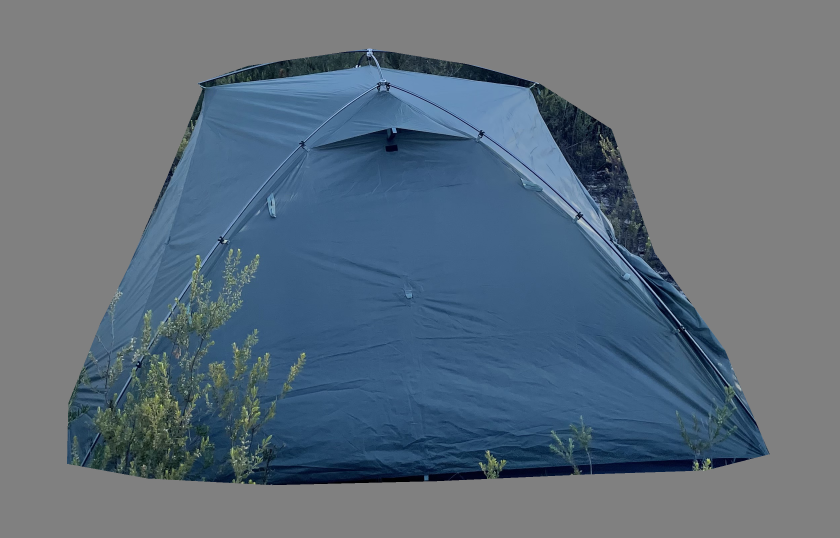
#> input picture .img2threejs/ref-4842-masked.png, 2520 x 1612 px (shown at 1/3 size)
$ python compare.py ../ref-4842-mask.png ../ref-4842-masked.png
#> lines starting #> are read from the running program, lines starting #| are printed output that depends on the picture; after the words box and inside, x2 and y2 are one past the last pixel; in counts of white or black regions, pixels touching at a corner belong together
"""Crop reference + render to their silhouettes at the same margin and size, report IoU,
and build the side-by-side sheet with the pipeline's make_comparison_sheet.py.
usage: compare.py <render.png> <outprefix>"""
import json, subprocess, sys, pathlib
from PIL import Image, ImageChops
W = pathlib.Path(__file__).resolve().parents[1]
S = pathlib.Path.home() / '.claude/skills/img2threejs'
render, out = pathlib.Path(sys.argv[1]), pathlib.Path(sys.argv[2])
ref = Image.open(W / 'ref-4842-masked.png').convert('RGB'); refm = Image.open(W / 'ref-4842-mask.png').convert('L')
#> further down, ref is the input picture: PIL image 2520x1612 RGB; mean R, G, B 94.2, 109.4, 123.5
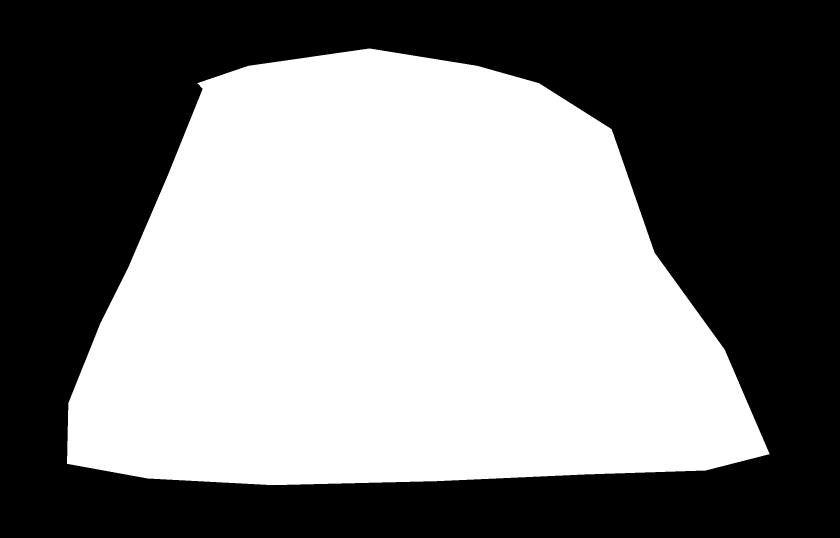
#> input picture .img2threejs/ref-4842-mask.png, 2520 x 1612 px (shown at 1/3 size)
#> further down, refm is the input picture: PIL image 2520x1612 L; 49.9% white; 1 white region, box (x1, y1, x2, y2) and area: (201, 145, 2309, 1456) 2025290
ren = Image.open(render).convert('RGB')
bg = Image.new('RGB', ren.size, (128, 128, 128))
#> bg: PIL image 2520x1612 RGB; every value is 128
renm = ImageChops.difference(ren, bg).convert('L').point(lambda v: 255 if v > 6 else 0)
#> renm: PIL image 2520x1612 L; every value is 255
def crop(im, m, size=(900, 580), margin=0.06):
#> called with size = (900, 580), margin = 0.06
    x0, y0, x1, y1 = m.getbbox(); w, h = x1 - x0, y1 - y0
#> after `x0, y0, x1, y1 = m.getbbox()`: x0 = 201; y0 = 145; x1 = 2309; y1 = 1456
#> after `w, h = (x1 - x0, y1 - y0)`: w = 2108; h = 1311
    box = (x0 - w * margin, y0 - h * margin, x1 + w * margin, y1 + h * margin)
#> box = (74.52, 66.34, 2435.5, 1534.7)
    return im.crop(box).resize(size), m.crop(box).resize(size), (w / h)
a, am, ar = crop(ref, refm); b, bm, br = crop(ren, renm)
#> after `a, am, ar = crop(ref, refm)`:
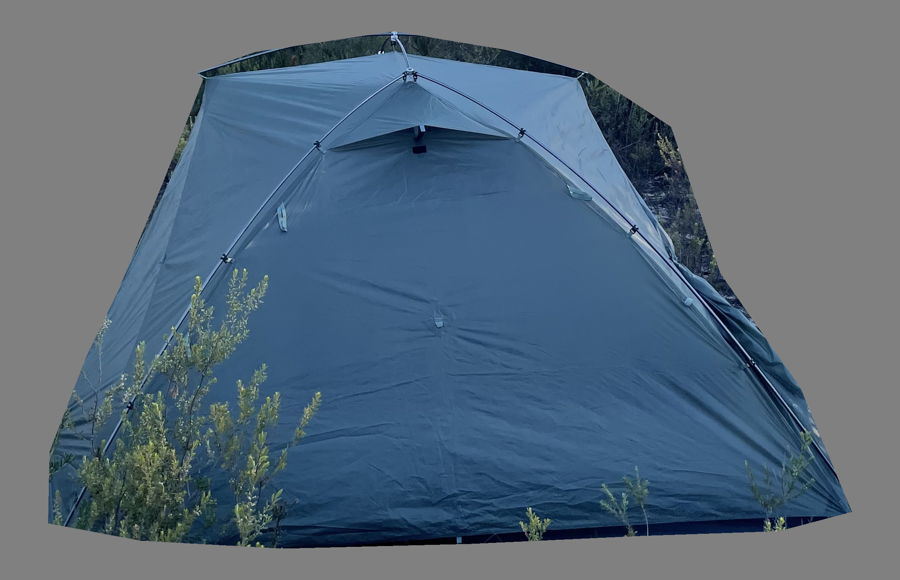
#> a: PIL image 900x580 RGB; mean R, G, B 88.4, 106.2, 122.7
#> after `a, am, ar = crop(ref, refm)`:
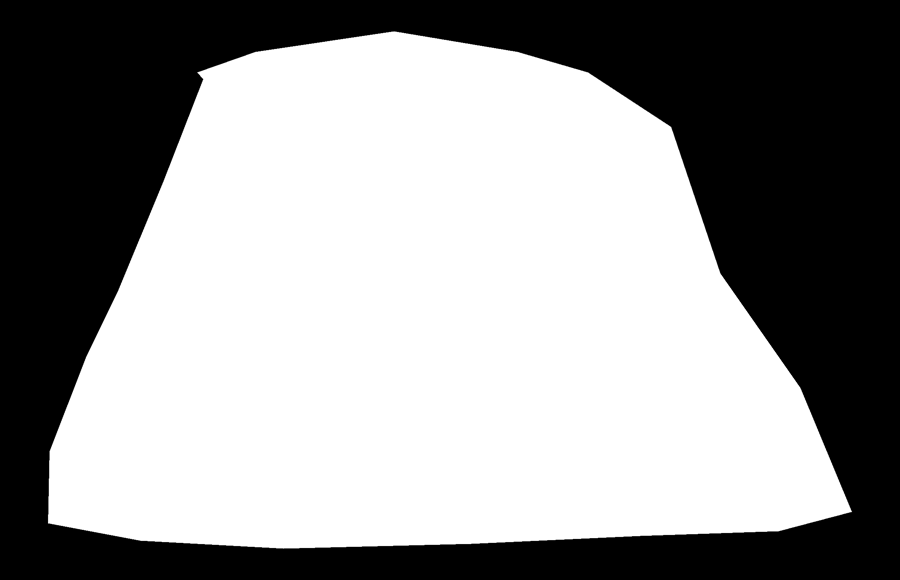
#> am: PIL image 900x580 L; min 0, max 255, mean 149
#> after `a, am, ar = crop(ref, refm)`: ar = 1.61
#> after `b, bm, br = crop(ren, renm)`:
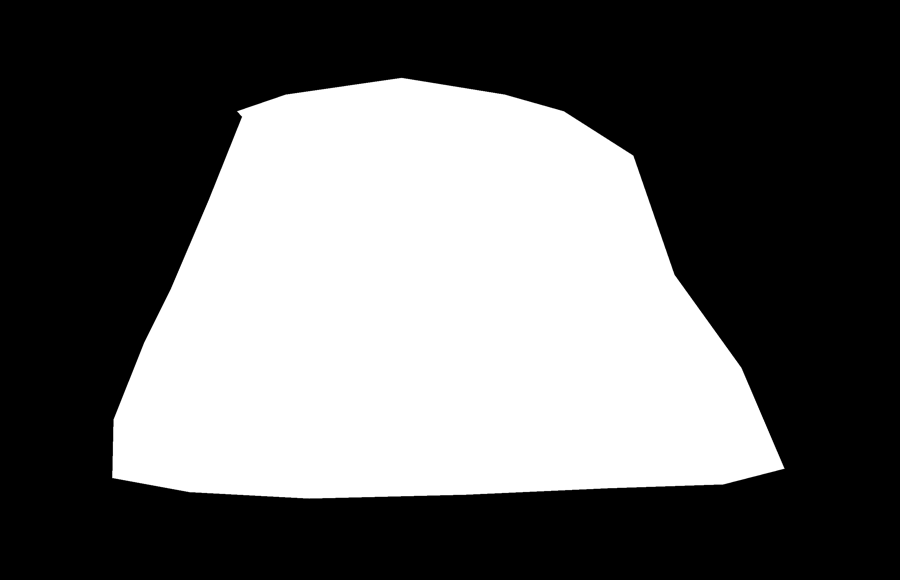
#> b: PIL image 900x580 RGB; min 0, max 255, mean 101.3
#> after `b, bm, br = crop(ren, renm)`:
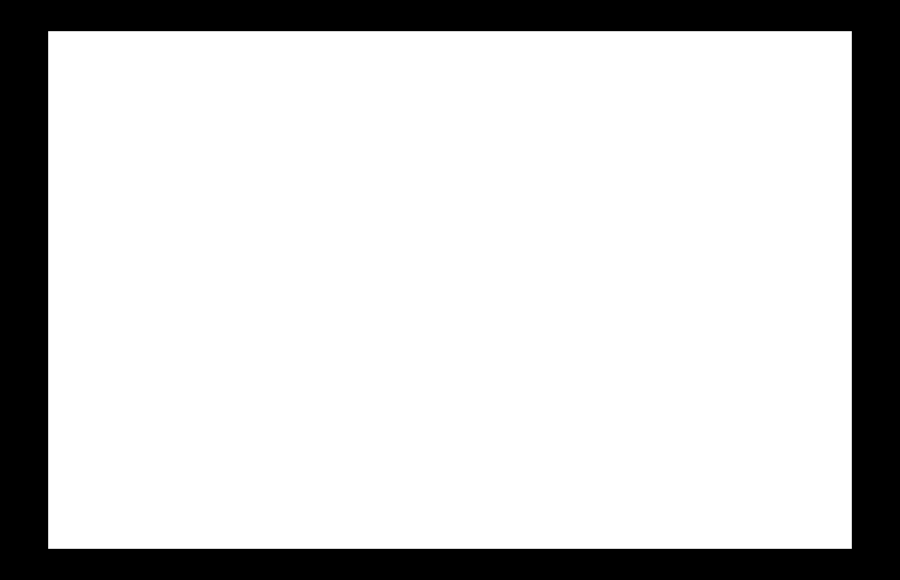
#> bm: PIL image 900x580 L; min 0, max 255, mean 203.2
#> after `b, bm, br = crop(ren, renm)`: br = 1.56
A = [v > 127 for v in am.getdata()]; B = [v > 127 for v in bm.getdata()]
#> after `A = [v > 127 for v in am.getdata()]`: A = 522000 items
#> after `B = [v > 127 for v in bm.getdata()]`: B = 522000 items
inter = sum(x and y for x, y in zip(A, B)); uni = sum(x or y for x, y in zip(A, B))
#> after `inter = sum((x and y for x, y in zip(A, B)))`: inter = 304923
#> after `uni = sum((x or y for x, y in zip(A, B)))`: uni = 416472
a.save(f'{out}-ref.png'); b.save(f'{out}-render.png')
Image.merge('RGB', (am, bm, Image.new('L', am.size, 0))).save(f'{out}-silhouette-overlay.png')
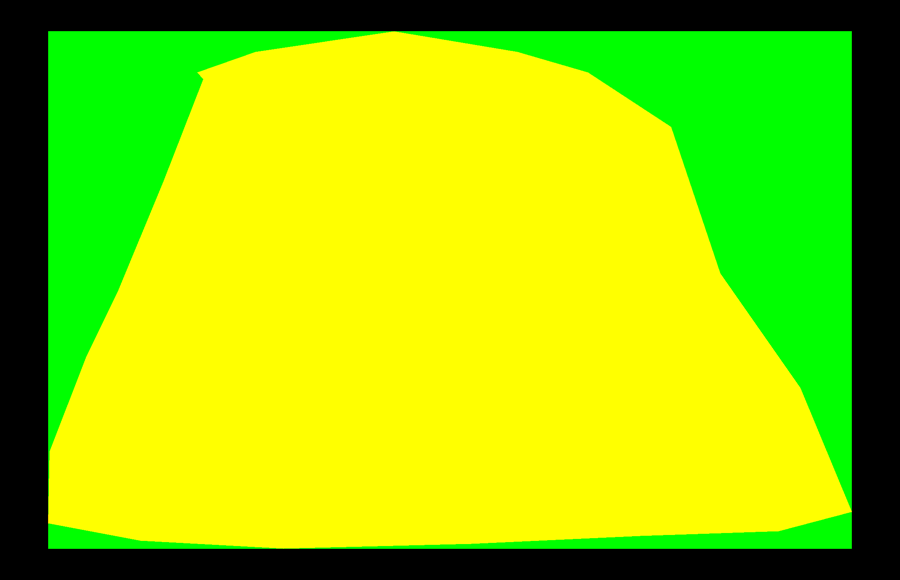
#> saved as ref-4842-masked.png-silhouette-overlay.png: PIL image 900x580 RGB; mean R, G, B 149, 203.2, 0
#> (the run stopped early here; a loop or call above may not have finished)
